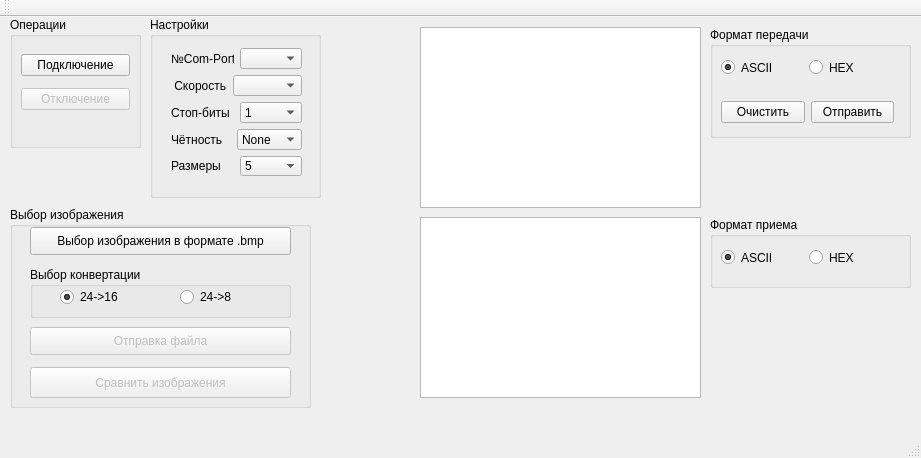
<?xml version="1.0" encoding="UTF-8"?>
<ui version="4.0">
 <class>MainWindow</class>
 <widget class="QMainWindow" name="MainWindow">
  <property name="geometry">
   <rect>
    <x>0</x>
    <y>0</y>
    <width>921</width>
    <height>458</height>
   </rect>
  </property>
  <property name="windowTitle">
   <string>MainWindow</string>
  </property>
  <widget class="QWidget" name="centralWidget">
   <widget class="QGroupBox" name="groupBox">
    <property name="geometry">
     <rect>
      <x>150</x>
      <y>0</y>
      <width>171</width>
      <height>181</height>
     </rect>
    </property>
    <property name="title">
     <string>Настройки</string>
    </property>
    <widget class="QWidget" name="layoutWidget">
     <property name="geometry">
      <rect>
       <x>10</x>
       <y>20</y>
       <width>153</width>
       <height>150</height>
      </rect>
     </property>
     <layout class="QVBoxLayout" name="verticalLayout_2">
      <item>
       <layout class="QHBoxLayout" name="horizontalLayout">
        <item>
         <widget class="QLabel" name="label">
          <property name="text">
           <string>№Com-Port</string>
          </property>
         </widget>
        </item>
        <item>
         <widget class="QComboBox" name="setPortName"/>
        </item>
       </layout>
      </item>
      <item>
       <layout class="QHBoxLayout" name="horizontalLayout_2">
        <item>
         <widget class="QLabel" name="label_2">
          <property name="text">
           <string> Скорость</string>
          </property>
         </widget>
        </item>
        <item>
         <widget class="QComboBox" name="setBaudrate"/>
        </item>
       </layout>
      </item>
      <item>
       <layout class="QHBoxLayout" name="horizontalLayout_3">
        <item>
         <widget class="QLabel" name="label_3">
          <property name="text">
           <string>Стоп-биты</string>
          </property>
         </widget>
        </item>
        <item>
         <widget class="QComboBox" name="setStopbits">
          <item>
           <property name="text">
            <string>1</string>
           </property>
          </item>
          <item>
           <property name="text">
            <string>1.5</string>
           </property>
          </item>
          <item>
           <property name="text">
            <string>2</string>
           </property>
          </item>
         </widget>
        </item>
       </layout>
      </item>
      <item>
       <layout class="QHBoxLayout" name="horizontalLayout_4">
        <item>
         <widget class="QLabel" name="label_4">
          <property name="text">
           <string>Чётность</string>
          </property>
         </widget>
        </item>
        <item>
         <widget class="QComboBox" name="setParity">
          <item>
           <property name="text">
            <string>None</string>
           </property>
          </item>
          <item>
           <property name="text">
            <string>Odd</string>
           </property>
          </item>
          <item>
           <property name="text">
            <string>Even</string>
           </property>
          </item>
          <item>
           <property name="text">
            <string>Mark</string>
           </property>
          </item>
          <item>
           <property name="text">
            <string>Space</string>
           </property>
          </item>
         </widget>
        </item>
       </layout>
      </item>
      <item>
       <layout class="QHBoxLayout" name="horizontalLayout_5">
        <item>
         <widget class="QLabel" name="label_5">
          <property name="text">
           <string>Размеры</string>
          </property>
         </widget>
        </item>
        <item>
         <widget class="QComboBox" name="setDatabits">
          <item>
           <property name="text">
            <string>5</string>
           </property>
          </item>
          <item>
           <property name="text">
            <string>6</string>
           </property>
          </item>
          <item>
           <property name="text">
            <string>7</string>
           </property>
          </item>
          <item>
           <property name="text">
            <string>8</string>
           </property>
          </item>
         </widget>
        </item>
       </layout>
      </item>
     </layout>
    </widget>
   </widget>
   <widget class="QGroupBox" name="groupBox_2">
    <property name="geometry">
     <rect>
      <x>10</x>
      <y>0</y>
      <width>131</width>
      <height>131</height>
     </rect>
    </property>
    <property name="title">
     <string>Операции</string>
    </property>
    <widget class="QWidget" name="verticalLayoutWidget">
     <property name="geometry">
      <rect>
       <x>0</x>
       <y>20</y>
       <width>131</width>
       <height>91</height>
      </rect>
     </property>
     <layout class="QVBoxLayout" name="verticalLayout">
      <item>
       <widget class="QPushButton" name="Connect">
        <property name="text">
         <string>Подключение</string>
        </property>
       </widget>
      </item>
      <item>
       <widget class="QPushButton" name="Disconnect">
        <property name="enabled">
         <bool>false</bool>
        </property>
        <property name="text">
         <string>Отключение</string>
        </property>
       </widget>
      </item>
     </layout>
    </widget>
   </widget>
   <widget class="QGroupBox" name="groupBox_4">
    <property name="geometry">
     <rect>
      <x>710</x>
      <y>10</y>
      <width>201</width>
      <height>111</height>
     </rect>
    </property>
    <property name="title">
     <string>Формат передачи</string>
    </property>
    <widget class="QWidget" name="horizontalLayoutWidget">
     <property name="geometry">
      <rect>
       <x>0</x>
       <y>20</y>
       <width>191</width>
       <height>41</height>
      </rect>
     </property>
     <layout class="QHBoxLayout" name="horizontalLayout_6">
      <item>
       <widget class="QRadioButton" name="ASCII">
        <property name="text">
         <string>ASCII</string>
        </property>
        <property name="checked">
         <bool>true</bool>
        </property>
       </widget>
      </item>
      <item>
       <widget class="QRadioButton" name="HEX">
        <property name="text">
         <string>HEX</string>
        </property>
       </widget>
      </item>
     </layout>
    </widget>
    <widget class="QWidget" name="horizontalLayoutWidget_2">
     <property name="geometry">
      <rect>
       <x>0</x>
       <y>60</y>
       <width>195</width>
       <height>51</height>
      </rect>
     </property>
     <layout class="QHBoxLayout" name="horizontalLayout_7">
      <item>
       <widget class="QPushButton" name="clear">
        <property name="text">
         <string>Очистить</string>
        </property>
       </widget>
      </item>
      <item>
       <widget class="QPushButton" name="send">
        <property name="text">
         <string>Отправить</string>
        </property>
       </widget>
      </item>
     </layout>
    </widget>
   </widget>
   <widget class="QTextEdit" name="inputMessage">
    <property name="geometry">
     <rect>
      <x>420</x>
      <y>10</y>
      <width>281</width>
      <height>181</height>
     </rect>
    </property>
   </widget>
   <widget class="QGroupBox" name="groupBox_5">
    <property name="geometry">
     <rect>
      <x>710</x>
      <y>200</y>
      <width>201</width>
      <height>71</height>
     </rect>
    </property>
    <property name="title">
     <string>Формат приема</string>
    </property>
    <widget class="QWidget" name="horizontalLayoutWidget_3">
     <property name="geometry">
      <rect>
       <x>0</x>
       <y>20</y>
       <width>191</width>
       <height>41</height>
      </rect>
     </property>
     <layout class="QHBoxLayout" name="horizontalLayout_8">
      <item>
       <widget class="QRadioButton" name="ASCII1">
        <property name="text">
         <string>ASCII</string>
        </property>
        <property name="checked">
         <bool>true</bool>
        </property>
       </widget>
      </item>
      <item>
       <widget class="QRadioButton" name="HEX1">
        <property name="text">
         <string>HEX</string>
        </property>
       </widget>
      </item>
     </layout>
    </widget>
   </widget>
   <widget class="QTextEdit" name="outputMessage">
    <property name="geometry">
     <rect>
      <x>420</x>
      <y>200</y>
      <width>281</width>
      <height>181</height>
     </rect>
    </property>
   </widget>
   <widget class="QGroupBox" name="groupBox_3">
    <property name="geometry">
     <rect>
      <x>10</x>
      <y>190</y>
      <width>301</width>
      <height>201</height>
     </rect>
    </property>
    <property name="title">
     <string>Выбор изображения</string>
    </property>
    <widget class="QPushButton" name="chooseImage">
     <property name="geometry">
      <rect>
       <x>20</x>
       <y>20</y>
       <width>261</width>
       <height>28</height>
      </rect>
     </property>
     <property name="text">
      <string>Выбор изображения в формате .bmp</string>
     </property>
    </widget>
    <widget class="QPushButton" name="sendFile">
     <property name="enabled">
      <bool>false</bool>
     </property>
     <property name="geometry">
      <rect>
       <x>20</x>
       <y>120</y>
       <width>261</width>
       <height>28</height>
      </rect>
     </property>
     <property name="text">
      <string>Отправка файла</string>
     </property>
    </widget>
    <widget class="QGroupBox" name="chooseConvertation">
     <property name="enabled">
      <bool>true</bool>
     </property>
     <property name="geometry">
      <rect>
       <x>20</x>
       <y>60</y>
       <width>261</width>
       <height>51</height>
      </rect>
     </property>
     <property name="title">
      <string>Выбор конвертации</string>
     </property>
     <widget class="QRadioButton" name="radioButtonColor">
      <property name="geometry">
       <rect>
        <x>30</x>
        <y>20</y>
        <width>95</width>
        <height>20</height>
       </rect>
      </property>
      <property name="text">
       <string>24-&gt;16</string>
      </property>
      <property name="checked">
       <bool>true</bool>
      </property>
     </widget>
     <widget class="QRadioButton" name="radioButtonMono">
      <property name="geometry">
       <rect>
        <x>150</x>
        <y>20</y>
        <width>95</width>
        <height>20</height>
       </rect>
      </property>
      <property name="text">
       <string>24-&gt;8</string>
      </property>
     </widget>
    </widget>
    <widget class="QPushButton" name="compare">
     <property name="enabled">
      <bool>false</bool>
     </property>
     <property name="geometry">
      <rect>
       <x>20</x>
       <y>160</y>
       <width>261</width>
       <height>31</height>
      </rect>
     </property>
     <property name="text">
      <string>Сравнить изображения</string>
     </property>
    </widget>
   </widget>
  </widget>
  <widget class="QMenuBar" name="menuBar">
   <property name="geometry">
    <rect>
     <x>0</x>
     <y>0</y>
     <width>921</width>
     <height>26</height>
    </rect>
   </property>
  </widget>
  <widget class="QToolBar" name="mainToolBar">
   <attribute name="toolBarArea">
    <enum>TopToolBarArea</enum>
   </attribute>
   <attribute name="toolBarBreak">
    <bool>false</bool>
   </attribute>
  </widget>
  <widget class="QStatusBar" name="statusBar"/>
 </widget>
 <layoutdefault spacing="6" margin="11"/>
 <resources/>
 <connections/>
</ui>
